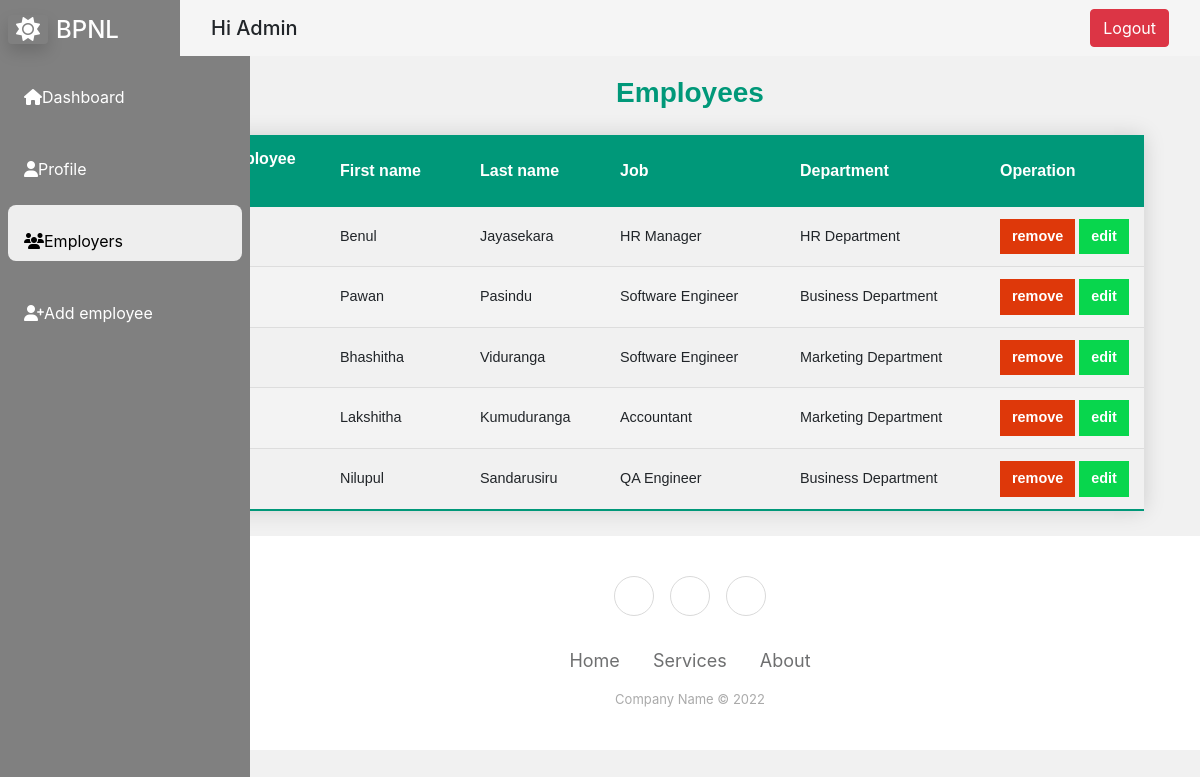
The page /DBMS_project/include/interfaces/admin_employers.php (signed in) on the database its author committed.
### tables this page shows
CREATE TABLE `employment` (
  `emp_id` smallint(6) NOT NULL,
  `job_id` smallint(6) NOT NULL,
  `status_id` smallint(6) NOT NULL,
  `branch_id` smallint(6) NOT NULL,
  `pay_grade_id` smallint(6) NOT NULL,
  `dept_name` varchar(20) NOT NULL
);

CREATE TABLE `employee_details` (
  `emp_id` smallint(6) NOT NULL,
  `first_name` varchar(40) NOT NULL,
  `last_name` varchar(40) DEFAULT NULL,
  `gender` varchar(6) NOT NULL,
  `contact_number` varchar(30) NOT NULL,
  `email` varchar(50) DEFAULT NULL,
  `city` varchar(20) DEFAULT NULL,
  `birthday` date NOT NULL,
  `marital_status` varchar(10) DEFAULT NULL
);

CREATE TABLE `job` (
  `job_id` smallint(6) NOT NULL,
  `job_title` varchar(20) NOT NULL
);

### DBMS_project/include/interfaces/admin_employers.php (the view, shortened to what this page needs)
<?php include_once "../connection.php";
?>
<!DOCTYPE html>
<html lang="en">
<head>
    <link rel="stylesheet" href="../../css/empdash1.css">
    <link rel="stylesheet" href="../../css/emp_table.css">
    <link href="https://cdn.jsdelivr.net/npm/bootstrap@5.2.3/dist/css/bootstrap.min.css" rel="stylesheet">
</head>
<body>
<div class="bigbox">
    <div class="main-container d-flex leftside">
        <div class="main-container d-flex leftside ">
            <div class = "sidebar" id="side_nav">
                <div class="header-box px-2 pt-3 pb-4">
                    <h1 class="fs-4"><span class="gb-white text-white rounded shadow px-2 me-2"><i class="fa-sharp fa-solid fa-sun"></i></span><span class="text-white">BPNL</span></h1>
                </div>
                <div>
                    <ul class="list-unstyled px-2">
                        <li class=""><a href ="admin.php" class="text-decoration-none px-3 py-2 d-block"><i class="fas fa-home"></i>Dashboard</li>
                        <li class=""><a href ="admin_profile.php" class="text-decoration-none px-3 py-2 d-block"><i class="fa-solid fa-user"></i>Profile</li>
                        <li class="active"><a href ="admin_employers.php" class="text-decoration-none px-3 py-2 d-block"><i class="fas fa-users"></i>Employers</li>
                        <li class=""><a href ="admin_create_or_add.php" class="text-decoration-none px-3 py-2 d-block"><i class="fa-solid fa-user-plus"></i>Add employee</li>
                    </ul>
                    <ul class="list-unstyle px-2">
                        <li class=""><a href="#" class="text-decoration-none px-3 py-2 d-block"></a></li>
                    </ul>
                </div>
            </div>
        </div>
    </div>
    <div class="rightside">
    <?php require_once("../navibar.php") ?>
        <div>
            <h3 id="emphead">Employees</h3>
        </div>
        <?php
            $empquary1="SELECT ed.emp_id, ed.first_name, ed.last_name, j.job_title, e.dept_name FROM employment e RIGHT OUTER JOIN employee_details ed ON ed.emp_id = e.emp_id LEFT OUTER JOIN job j ON e.job_id = j.job_id WHERE ed.emp_id != 0;";
            $emp_result1=mysqli_query($connection,$empquary1);
            echo "
            <table id='empt'>
                <thead>
                    <tr>
                        <th>Employee ID</th>
                        <th>First name</th>
                        <th>Last name</th>
                        <th>Job</th>
                        <th>Department</th>
                        <th>Operation</th>
                    </tr>
                </thead>
                <tbody>";
                while($row = mysqli_fetch_assoc($emp_result1))
                {
                echo "
                <tr>
                    <td>".$row['emp_id']."</td>
                    <td>".$row['first_name']." </td>
                    <td>".$row['last_name']." </td>
                    <td>".$row['job_title']."</td>
                    <td>".$row['dept_name']."</td>
                    <td>
                        <a href='admin_employers.php?id=".$row['emp_id']."' class='rv_btn'> remove </a>
                        <a href='admin_updateEmployee.php?id=".$row['emp_id']."' class='ed_btn'> edit </a>
                    </td>
                </tr>
                ";
                }
                echo "
                </tbody>
            </table>";
        ?>
        <?php require_once("../footer.php") ?>
    </div>
</div>
</body>
</html>

### DBMS_project/include/navibar.php
<nav class="navbar bg-body-tertiary">
  <div class="container-fluid">
    <span class="navbar-brand mb-0 h1">Hi <?php echo $_SESSION['user_name']; ?></span>
    <a href="../../index.php" class="btn btn-danger">Logout</a>
  </div>
</nav>

### DBMS_project/include/footer.php (shortened to what this page needs)
<!DOCTYPE html>
<html>
<head>
    <link rel="stylesheet" href="https://cdnjs.cloudflare.com/ajax/libs/twitter-bootstrap/4.1.3/css/bootstrap.min.css">
    <link rel="stylesheet" href="https://cdnjs.cloudflare.com/ajax/libs/ionicons/2.0.1/css/ionicons.min.css">
    <link rel="stylesheet" href="assets/css/style.css">
</head>
<body>
    <div class="footer-basic">
        <footer>
            <div class="social"><a href="#"><i class="icon ion-social-instagram"></i></a><a href="#"><i class="icon ion-social-twitter"></i></a><a href="#"><i class="icon ion-social-facebook"></i></a></div>
            <ul class="list-inline">
                <li class="list-inline-item"><a href="#">Home</a></li>
                <li class="list-inline-item"><a href="#">Services</a></li>
                <li class="list-inline-item"><a href="#">About</a></li>
            </ul>
            <p class="copyright">Company Name © 2022</p>
        </footer>
    </div>
</body>
</html>

### DBMS_project/css/empdash1.css (style rules this page uses)
body { background-color: #f1f1f1; }
#side_nav { background:#808080; min-width: 100%; max-width: 100%; }
.sidebar li.active { backgrounD: #eee; border-radius:8px; }
.sidebar li.active a, .sidebar li.action a:hover { color:#000; }
.sidebar li a { color:#fff; }
.bigbox { display: flex; width: 100%; }
.navbar { background-color: whitesmoke; }
.leftside { width: 15%; height: 100%; position: fixed; }
.rightside { width: 100%; height: 100%; padding-left: 15%; }

### DBMS_project/css/emp_table.css (style rules this page uses)
#empt { border-collapse: collapse; margin: 25px; font-family: sans-serif; box-shadow: 0 0 20px rgba(0, 0, 0, 0.15); }
#empt thead tr { background-color: #009879; color: #ffffff; text-align: left; }
#empt th { padding: 12px 15px; font-size: 1; }
#empt td { font-size: 0.9em; padding: 12px 15px; }
td:nth-child(1) { width: 120px; }
td:nth-child(2) { width: 140px; }
td:nth-child(3) { width: 140px; }
td:nth-child(4) { width: 180px; }
td:nth-child(5) { width: 200px; }
#empt tbody tr { border-bottom: 1px solid #dddddd; }
#empt tbody tr:nth-of-type(even) { background-color: #f3f3f3; }
#empt tbody tr:last-of-type { border-bottom: 2px solid #009879; }
#emphead { font-family: sans-serif; text-align: center; font-weight: bolder; padding-top: 20px; color: #009879; }
.rv_btn:link, .rv_btn:visited { background-color: rgb(222, 56, 10); border: 2px solid rgb(222, 56, 10); color: rgb(255, 255, 255); font-weight: bold; padding: 5px 10px; text-align: center; text-decoration: none; display: inline-block; }
.ed_btn:link, .ed_btn:visited { background-color: rgb(8, 214, 77); border: 2px solid rgb(8, 214, 77); color: rgb(255, 255, 255); font-weight: bold; padding: 5px 10px; text-align: center; text-decoration: none; display: inline-block; }

### DBMS_project/css/style.css (style rules this page uses)
body { background-color: #f1f1f1; }
#side_nav { background:#808080; min-width: 250px; max-width: 250px; }
.sidebar li.active { backgrounD: #eee; border-radius:8px; }
.sidebar li.active a, .sidebar li.action a:hover { color:#000; }
.sidebar li a { color:#fff; }
.bigbox { display: flex; }

### DBMS_project/include/footer.php (style rules this page uses)
.footer-basic { padding:40px 0; background-color:#ffffff; color:#4b4c4d; }
.footer-basic ul { padding:0; list-style:none; text-align:center; font-size:18px; line-height:1.6; margin-bottom:0; }
.footer-basic li { padding:0 10px; }
.footer-basic ul a { color:inherit; text-decoration:none; opacity:0.8; }
.footer-basic .social { text-align:center; padding-bottom:25px; }
.footer-basic .social > a { font-size:24px; width:40px; height:40px; line-height:40px; display:inline-block; text-align:center; border-radius:50%; border:1px solid #ccc; margin:0 8px; color:inherit; opacity:0.75; }
.footer-basic .copyright { margin-top:15px; text-align:center; font-size:13px; color:#aaa; margin-bottom:0; }

### rows shown on the page
employment: emp_id.first_name "Benul", emp_id.last_name "Jayasekara", job.job_title "HR Manager", dept_name "HR Department"
employment: emp_id.first_name "Pawan", emp_id.last_name "Pasindu", job.job_title "Software Engineer", dept_name "Business Department"
employment: emp_id.first_name "Bhashitha", emp_id.last_name "Viduranga", job.job_title "Software Engineer", dept_name "Marketing Department"
employment: emp_id.first_name "Lakshitha", emp_id.last_name "Kumuduranga", job.job_title "Accountant", dept_name "Marketing Department"
employment: emp_id.first_name "Nilupul", emp_id.last_name "Sandarusiru", job.job_title "QA Engineer", dept_name "Business Department"

### other values the page prints
$_SESSION['user_name'] "Admin"
